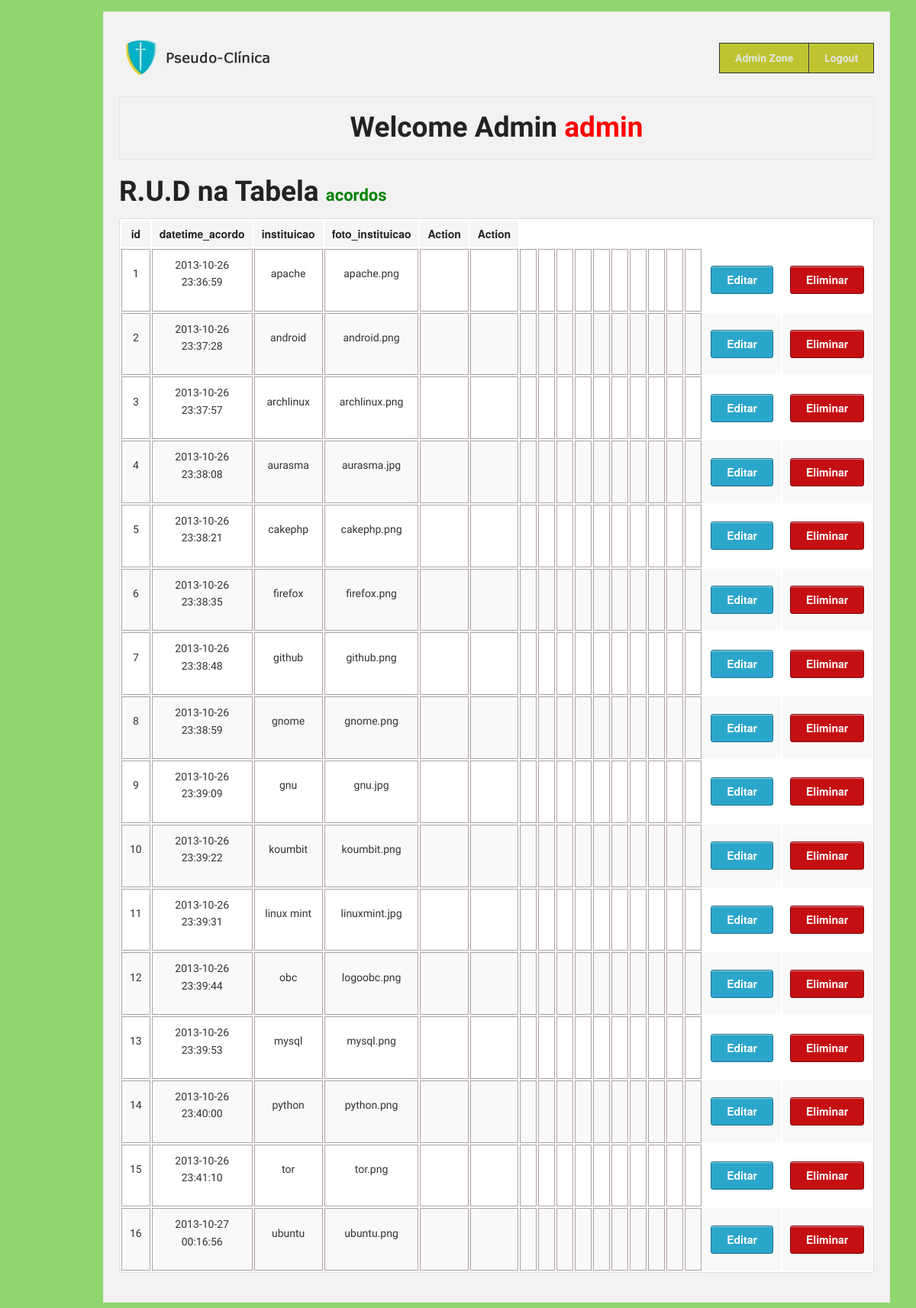
The page /Project_Clinica/admin/rud.php?t=acordos (signed in) on the database its author committed.
### tables this page shows
CREATE TABLE `acordos` (
  `id` int(10) unsigned NOT NULL AUTO_INCREMENT,
  `datetime_acordo` datetime NOT NULL,
  `instituicao` varchar(255) NOT NULL,
  `foto_instituicao` varchar(45) NOT NULL,
  PRIMARY KEY (`id`,`datetime_acordo`)
);

### Project_Clinica/admin/rud.php (the view, shortened to what this page needs)
<?php require '../MODEL/databaseConnection.php'; ?>
<!DOCTYPE html>
 <html class="no-js" lang="en">
<head>
  <link rel="stylesheet" href="../stylesheets/foundation.css">
  <link rel="stylesheet" href="../stylesheets/app.css">
</head>
<body>
  <div class="row">
    <div style="width:auto;" class="twelve columns">
      <div class="panel">
      <div class="row">
        <div class="three columns">
          <h1><a href="index.php"><img src="../images/banners_logos/logo.png" /></a></h1>
        </div>
        <div style="text-align: center;" class="nine columns">
          <ul class="nav-bar right">
           <li style="background-color: rgb(190, 196, 48);"><a style="font-weight: bold;" href="index.php">Admin Zone</a></li>
            <li style="background-color: rgb(190, 196, 48);"><a style="font-weight: bold;" href="logout.php">Logout</a></li>
          </ul>
        </div>
       </div>
       <div class="row">
        <div class="twelve columns">
          <div class="panel">
            <h2 style="text-align: center;">Welcome Admin <span style="color:red;"><?php echo $_SESSION['username']; ?></span></h2>
          </div>
            <h2 style="text-align: left;">R.U.D na Tabela <span style="font-size: 22px; color:green;"><?php echo $_GET['t']; ?></span></span></h2>
        </div>
      </div>
      <div class="row">
        <div style="text-align: center;" class="twelve columns">
                      <table class="twelve">
                                  <thead>
                                    <tr>
                <?php $sql = "describe " . $_GET['t'] ; ?>
                        <?php if ($result_set = $connection->query($sql)): ?>
                                <?php foreach ($result_set as $coluna): ?>
                                      <th style="text-align: center;"><?php echo $coluna[0]; ?></th>
                               <?php endforeach ?>
                       <?php endif ?>
                                    <th style="text-align: center;">Action</th>
                                    <th style="text-align: center;">Action</th>
                                    </tr>
                                  </thead>
                                          <tbody>
                      <?php
                          $count_fields = "SELECT COUNT(*)
                                            FROM INFORMATION_SCHEMA.COLUMNS
                                            WHERE TABLE_NAME = '" . $_GET['t']. "'";
                           $numero_de_campos = $connection->query($count_fields)->fetch();
                          $sql = 'SELECT * FROM ' . $_GET['t'];
                      ?>
                                    <?php if ($result_set = $connection->query($sql)): ?>
                                           <?php foreach ($result_set as $coluna): ?>
                                                  <tr>
                                                     <?php for ($celula=0; $celula < $numero_de_campos[0] ; $celula++): ?>
                                                            <td style="text-align: center; vertical-align: middle; border:1px solid #ADA1A1;"><p style="font-size:14px;"><?php echo $coluna[$celula]; ?></p></td>
                                                      <?php endfor; ?>
                                                    <td style="text-align: center; vertical-align: middle;">
                                                        <a class=" radius button" href="update.php?t=<?php echo $_GET['t']; ?>&pk=<?php echo $coluna[0]; ?>">Editar</a>
                                                     </td>
                                                      <td style="text-align: center; vertical-align: middle;">
                                                        <a class="alert radius button" href="delete.php?t=<?php echo $_GET['t']; ?>&pk=<?php echo $coluna[0]; ?>">Eliminar</a>
                                                      </td>
                                                  </tr>
                                           <?php endforeach ?>
                                    <?php endif ?>
                                          </tbody>
                          </table>
          </div>
        </div>
      </div>
    </div>
</div>
</body>
</html>

### Project_Clinica/stylesheets/app.css (style rules this page uses)
body { background: #90D66F; margin-top: 15px; }
p,h1,h2,h3,h4,h5,h6,li { font-family: 'Strait', sans-serif; }
p { font-size: 20px; }

### rows shown on the page
acordos: id "1", datetime_acordo "2013-10-26 23:36:59", instituicao "apache", foto_instituicao "apache.png"
acordos: id "2", datetime_acordo "2013-10-26 23:37:28", instituicao "android", foto_instituicao "android.png"
acordos: id "3", datetime_acordo "2013-10-26 23:37:57", instituicao "archlinux", foto_instituicao "archlinux.png"
acordos: id "4", datetime_acordo "2013-10-26 23:38:08", instituicao "aurasma", foto_instituicao "aurasma.jpg"
acordos: id "5", datetime_acordo "2013-10-26 23:38:21", instituicao "cakephp", foto_instituicao "cakephp.png"
acordos: id "6", datetime_acordo "2013-10-26 23:38:35", instituicao "firefox", foto_instituicao "firefox.png"
acordos: id "7", datetime_acordo "2013-10-26 23:38:48", instituicao "github", foto_instituicao "github.png"
acordos: id "8", datetime_acordo "2013-10-26 23:38:59", instituicao "gnome", foto_instituicao "gnome.png"
acordos: id "9", datetime_acordo "2013-10-26 23:39:09", instituicao "gnu", foto_instituicao "gnu.jpg"
acordos: id "10", datetime_acordo "2013-10-26 23:39:22", instituicao "koumbit", foto_instituicao "koumbit.png"
acordos: id "11", datetime_acordo "2013-10-26 23:39:31", instituicao "linux mint", foto_instituicao "linuxmint.jpg"
acordos: id "12", datetime_acordo "2013-10-26 23:39:44", instituicao "obc", foto_instituicao "logoobc.png"
acordos: id "13", datetime_acordo "2013-10-26 23:39:53", instituicao "mysql", foto_instituicao "mysql.png"
acordos: id "14", datetime_acordo "2013-10-26 23:40:00", instituicao "python", foto_instituicao "python.png"
acordos: id "15", datetime_acordo "2013-10-26 23:41:10", instituicao "tor", foto_instituicao "tor.png"
acordos: id "16", datetime_acordo "2013-10-27 00:16:56", instituicao "ubuntu", foto_instituicao "ubuntu.png"

### other values the page prints
$_SESSION['username'] "admin"
$_GET['t'] "acordos"
$coluna[0] "id"
$coluna[0] "datetime_acordo"
$coluna[0] "instituicao"
$coluna[0] "foto_instituicao"
